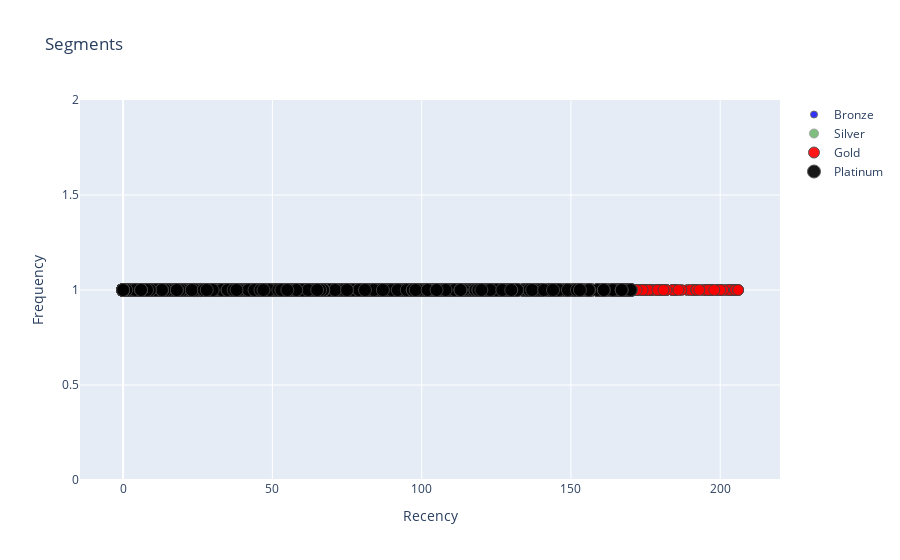
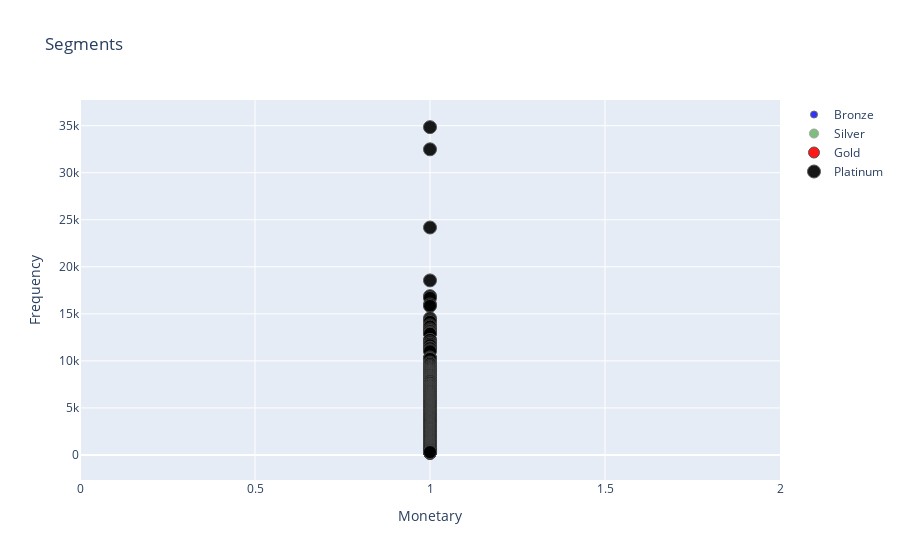
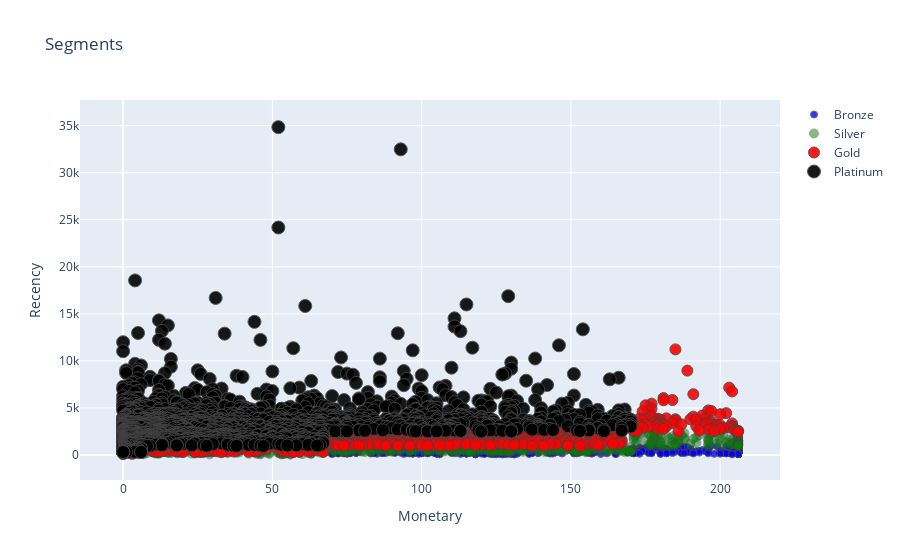

These figures' notebook cell, in order:
### Code cell
#Recency Vs Frequency
graph = RFMScores.query("Monetary < 50000 and Frequency < 2000")

plot_data = [
    gobj.Scatter(
        x=graph.query("RFM_Loyalty_Level == 'Bronze'")['Recency'],
        y=graph.query("RFM_Loyalty_Level == 'Bronze'")['Frequency'],
        mode='markers',
        name='Bronze',
        marker= dict(size= 7,
            line= dict(width=1),
            color= 'blue',
            opacity= 0.8
           )
    ),
        gobj.Scatter(
        x=graph.query("RFM_Loyalty_Level == 'Silver'")['Recency'],
        y=graph.query("RFM_Loyalty_Level == 'Silver'")['Frequency'],
        mode='markers',
        name='Silver',
        marker= dict(size= 9,
            line= dict(width=1),
            color= 'green',
            opacity= 0.5
           )
    ),
        gobj.Scatter(
        x=graph.query("RFM_Loyalty_Level == 'Gold'")['Recency'],
        y=graph.query("RFM_Loyalty_Level == 'Gold'")['Frequency'],
        mode='markers',
        name='Gold',
        marker= dict(size= 11,
            line= dict(width=1),
            color= 'red',
            opacity= 0.9
           )
    ),
    gobj.Scatter(
        x=graph.query("RFM_Loyalty_Level == 'Platinum'")['Recency'],
        y=graph.query("RFM_Loyalty_Level == 'Platinum'")['Frequency'],
        mode='markers',
        name='Platinum',
        marker= dict(size= 13,
            line= dict(width=1),
            color= 'black',
            opacity= 0.9
           )
    ),
]

plot_layout = gobj.Layout(
        yaxis= {'title': "Frequency"},
        xaxis= {'title': "Recency"},
        title='Segments'
    )
fig = gobj.Figure(data=plot_data, layout=plot_layout)
po.iplot(fig)

#Frequency vs Monetary
graph = RFMScores.query("Monetary < 50000 and Frequency < 2000")

plot_data = [
    gobj.Scatter(
        x=graph.query("RFM_Loyalty_Level == 'Bronze'")['Frequency'],
        y=graph.query("RFM_Loyalty_Level == 'Bronze'")['Monetary'],
        mode='markers',
        name='Bronze',
        marker= dict(size= 7,
            line= dict(width=1),
            color= 'blue',
            opacity= 0.8
           )
    ),
        gobj.Scatter(
        x=graph.query("RFM_Loyalty_Level == 'Silver'")['Frequency'],
        y=graph.query("RFM_Loyalty_Level == 'Silver'")['Monetary'],
        mode='markers',
        name='Silver',
        marker= dict(size= 9,
            line= dict(width=1),
            color= 'green',
            opacity= 0.5
           )
    ),
        gobj.Scatter(
        x=graph.query("RFM_Loyalty_Level == 'Gold'")['Frequency'],
        y=graph.query("RFM_Loyalty_Level == 'Gold'")['Monetary'],
        mode='markers',
        name='Gold',
        marker= dict(size= 11,
            line= dict(width=1),
            color= 'red',
            opacity= 0.9
           )
    ),
    gobj.Scatter(
        x=graph.query("RFM_Loyalty_Level == 'Platinum'")['Frequency'],
        y=graph.query("RFM_Loyalty_Level == 'Platinum'")['Monetary'],
        mode='markers',
        name='Platinum',
        marker= dict(size= 13,
            line= dict(width=1),
            color= 'black',
            opacity= 0.9
           )
    ),
]

plot_layout = gobj.Layout(
        yaxis= {'title': "Frequency"},
        xaxis= {'title': "Monetary"},
        title='Segments'
    )
fig = gobj.Figure(data=plot_data, layout=plot_layout)
po.iplot(fig)

# Recency vs Monetary
graph = RFMScores.query("Monetary < 50000 and Frequency < 2000")

plot_data = [
    gobj.Scatter(
        x=graph.query("RFM_Loyalty_Level == 'Bronze'")['Recency'],
        y=graph.query("RFM_Loyalty_Level == 'Bronze'")['Monetary'],
        mode='markers',
        name='Bronze',
        marker= dict(size= 7,
            line= dict(width=1),
            color= 'blue',
            opacity= 0.8
           )
    ),
        gobj.Scatter(
        x=graph.query("RFM_Loyalty_Level == 'Silver'")['Recency'],
        y=graph.query("RFM_Loyalty_Level == 'Silver'")['Monetary'],
        mode='markers',
        name='Silver',
        marker= dict(size= 9,
            line= dict(width=1),
            color= 'green',
            opacity= 0.5
           )
    ),
        gobj.Scatter(
        x=graph.query("RFM_Loyalty_Level == 'Gold'")['Recency'],
        y=graph.query("RFM_Loyalty_Level == 'Gold'")['Monetary'],
        mode='markers',
        name='Gold',
        marker= dict(size= 11,
            line= dict(width=1),
            color= 'red',
            opacity= 0.9
           )
    ),
    gobj.Scatter(
        x=graph.query("RFM_Loyalty_Level == 'Platinum'")['Recency'],
        y=graph.query("RFM_Loyalty_Level == 'Platinum'")['Monetary'],
        mode='markers',
        name='Platinum',
        marker= dict(size= 13,
            line= dict(width=1),
            color= 'black',
            opacity= 0.9
           )
    ),
]

plot_layout = gobj.Layout(
        yaxis= {'title': "Recency"},
        xaxis= {'title': "Monetary"},
        title='Segments'
    )
fig = gobj.Figure(data=plot_data, layout=plot_layout)
po.iplot(fig)

### Figure 1 — Plotly figure (JSON) as saved in the notebook; plotly's stock layout.template omitted (floating-point values rounded to 4 significant figures; data arrays with more than 128 entries replaced by an {"elided": "..."} marker saying what was removed)
{"data": [{"marker": {"color": "blue", "line": {"width": 1}, "opacity": 0.8, "size": 7}, "mode": "markers", "name": "Bronze", "type": "scatter", "x": {"elided": "1201 int values"}, "y": {"elided": "1201 int values"}}, {"marker": {"color": "green", "line": {"width": 1}, "opacity": 0.5, "size": 9}, "mode": "markers", "name": "Silver", "type": "scatter", "x": {"elided": "420 int values"}, "y": {"elided": "420 int values"}}, {"marker": {"color": "red", "line": {"width": 1}, "opacity": 0.9, "size": 11}, "mode": "markers", "name": "Gold", "type": "scatter", "x": {"elided": "1003 int values"}, "y": {"elided": "1003 int values"}}, {"marker": {"color": "black", "line": {"width": 1}, "opacity": 0.9, "size": 13}, "mode": "markers", "name": "Platinum", "type": "scatter", "x": {"elided": "2376 int values"}, "y": {"elided": "2376 int values"}}], "layout": {"title": {"text": "Segments"}, "xaxis": {"title": {"text": "Recency"}}, "yaxis": {"title": {"text": "Frequency"}}}}

### Figure 2 — Plotly figure (JSON) as saved in the notebook; plotly's stock layout.template omitted (floating-point values rounded to 4 significant figures; data arrays with more than 128 entries replaced by an {"elided": "..."} marker saying what was removed)
{"data": [{"marker": {"color": "blue", "line": {"width": 1}, "opacity": 0.8, "size": 7}, "mode": "markers", "name": "Bronze", "type": "scatter", "x": {"elided": "1201 int values"}, "y": {"elided": "1201 float values"}}, {"marker": {"color": "green", "line": {"width": 1}, "opacity": 0.5, "size": 9}, "mode": "markers", "name": "Silver", "type": "scatter", "x": {"elided": "420 int values"}, "y": {"elided": "420 float values"}}, {"marker": {"color": "red", "line": {"width": 1}, "opacity": 0.9, "size": 11}, "mode": "markers", "name": "Gold", "type": "scatter", "x": {"elided": "1003 int values"}, "y": {"elided": "1003 float values"}}, {"marker": {"color": "black", "line": {"width": 1}, "opacity": 0.9, "size": 13}, "mode": "markers", "name": "Platinum", "type": "scatter", "x": {"elided": "2376 int values"}, "y": {"elided": "2376 float values"}}], "layout": {"title": {"text": "Segments"}, "xaxis": {"title": {"text": "Monetary"}}, "yaxis": {"title": {"text": "Frequency"}}}}

### Figure 3 — Plotly figure (JSON) as saved in the notebook; plotly's stock layout.template omitted (floating-point values rounded to 4 significant figures; data arrays with more than 128 entries replaced by an {"elided": "..."} marker saying what was removed)
{"data": [{"marker": {"color": "blue", "line": {"width": 1}, "opacity": 0.8, "size": 7}, "mode": "markers", "name": "Bronze", "type": "scatter", "x": {"elided": "1201 int values"}, "y": {"elided": "1201 float values"}}, {"marker": {"color": "green", "line": {"width": 1}, "opacity": 0.5, "size": 9}, "mode": "markers", "name": "Silver", "type": "scatter", "x": {"elided": "420 int values"}, "y": {"elided": "420 float values"}}, {"marker": {"color": "red", "line": {"width": 1}, "opacity": 0.9, "size": 11}, "mode": "markers", "name": "Gold", "type": "scatter", "x": {"elided": "1003 int values"}, "y": {"elided": "1003 float values"}}, {"marker": {"color": "black", "line": {"width": 1}, "opacity": 0.9, "size": 13}, "mode": "markers", "name": "Platinum", "type": "scatter", "x": {"elided": "2376 int values"}, "y": {"elided": "2376 float values"}}], "layout": {"title": {"text": "Segments"}, "xaxis": {"title": {"text": "Monetary"}}, "yaxis": {"title": {"text": "Recency"}}}}
